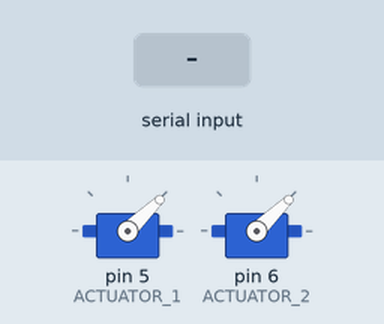
A program run on a simulated Arduino Uno, built with avr-gcc and run on an emulated ATmega328P. Shown: 2 × servo. The inputs (shaded band) are chosen by the test bench.

Above: at 1.2 s.
1.3 s: "90,45,200\n" received over Serial
At 2.5 s:
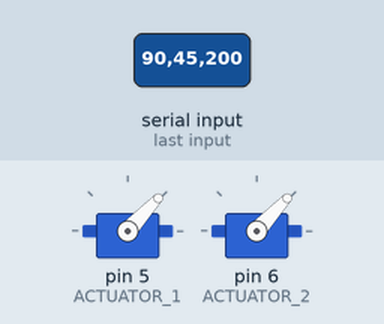
2.8 s: "30,150,10\n" received over Serial
At 3.9 s:
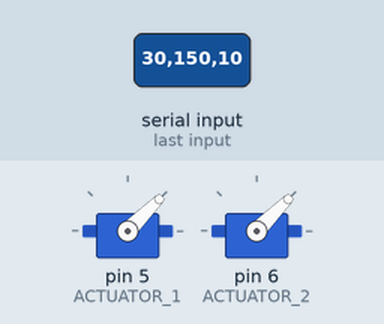
Timing chart, 0 to 5.8 s (numbered marks = the images above; inputs shaded):
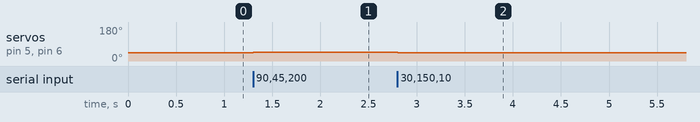

Measured:
- after the input at 1.3 s, servo on pin 5 (ACTUATOR_1), servo on pin 6 (ACTUATOR_2): 44° → 47° at once
- after the input at 2.8 s, servo on pin 5 (ACTUATOR_1), servo on pin 6 (ACTUATOR_2): 47° → 45° at once

The program:

main.cpp
```cpp
#include <Arduino.h>
#include <Servo.h>

#define ACTUATOR_1 5
#define ACTUATOR_2 6

Servo actuator1;
Servo actuator2;

// Define PWM range and corresponding position range
const int PWM_MIN = 1000;  // Minimum pulse width in microseconds
const int PWM_MAX = 2000;  // Maximum pulse width in microseconds
const int POSITION_MIN = -1;
const int POSITION_MAX = 3000;  // in mm

// Define feedback range
const int FEEDBACK_MIN = 640;
const int FEEDBACK_MAX = 70;

int targetPosition = 0;

void moveToPosition(Servo& actuator, int targetPosition)
{
  int pwmValue = map(targetPosition, POSITION_MIN, POSITION_MAX, PWM_MIN, PWM_MAX);
  actuator.writeMicroseconds(pwmValue);  // Ensure using writeMicroseconds for precise control
}

void setAllActuatorsToPosition(int targetPosition)
{
  moveToPosition(actuator1, targetPosition);
  moveToPosition(actuator2, targetPosition);
}

void setup()
{
  Serial.begin(115200);         // Start serial communication at 9600 bps
  actuator1.attach(ACTUATOR_1);
  actuator2.attach(ACTUATOR_2);
  setAllActuatorsToPosition(POSITION_MIN);
}

void loop()
{
  // Check if new data is available from the serial monitor
  if (Serial.available())
  {
    String input = Serial.readStringUntil('\n');
    int first = input.indexOf(',');
    int second = input.indexOf(',', first + 1);

    if (first != -1 && second != -1)
    {
      int part1 = input.substring(0, first).toInt();
      int part2 = input.substring(first + 1, second).toInt();
      int part3 = input.substring(second + 1).toInt();
      targetPosition = part1;
    }
  }

    if (targetPosition >= POSITION_MIN && targetPosition <= POSITION_MAX)
    {
      setAllActuatorsToPosition(targetPosition);
    }
}
```
